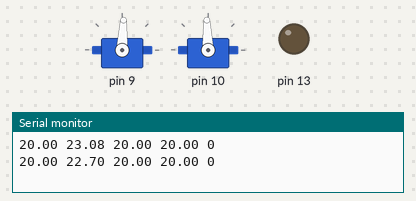
A sketch run on a simulated Arduino Uno, built with avr-gcc and run on an emulated ATmega328P. Parts: 2 × servo, output pins drawn as LEDs (lit = HIGH), the last lines printed to the serial monitor.

Above: at 0.05 s.
At 0.35 s:
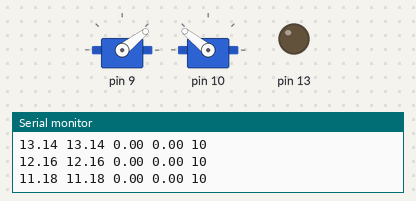
At 0.7 s:
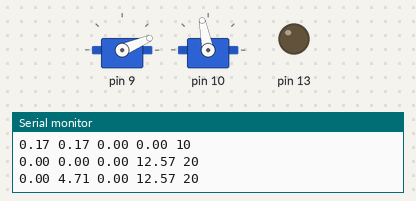
At 1.35 s:
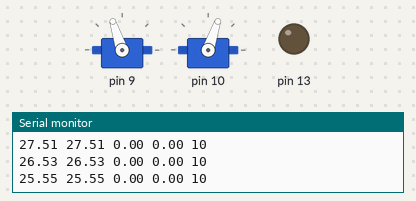
Timing chart, 0 to 3.2 s (numbered marks = the images above):
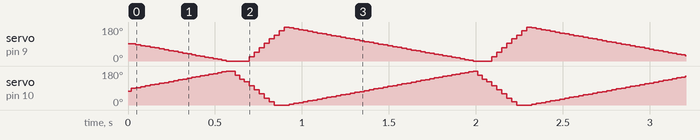

The sketch:

Onslaught.ino
```cpp
#include <Servo.h>
#include "leg.h"

Leg test;

StepPath path;
unsigned long prevMicros = 0;


// Servo testS;


bool goingPositive = true;

void setup(){
    path.appendPoint(0, 0, false);
    path.appendPoint(0, 120, true);
    path.appendPoint(30, 120, true);
    path.appendPoint(40, 0, true);


    pinMode(13, OUTPUT);
    Serial.begin(9600);
    test.begin(9, 10, &path);

    test.setSpeed(.2);
    test.start();

}

void loop(){
    unsigned long newMicros = micros();
    float dt = float(newMicros - prevMicros);// / 1000000.0;
    dt /= 1000000.0;


    test.update(dt);

    prevMicros = newMicros;

}
```

Vector2d.cpp
```cpp
#include "Vector2d.h"
#include <math.h>

Vector2d Vector2d::unit()
{
    float length = sqrt(x * x + y * y);
    return Vector2d(x / length, y / length);
}
Vector2d Vector2d::multiply(float toMultiplyBy)
{
    return Vector2d(x * toMultiplyBy, y * toMultiplyBy);
}


Vector2d Vector2d::add(Vector2d toAdd)
{
    return Vector2d(x + toAdd.x, y + toAdd.y);
}

Vector2d Vector2d::subtract(Vector2d toSubtract)
{
    return Vector2d(x - toSubtract.x, y - toSubtract.y);
}

float Vector2d::length()
{
    return sqrt(x * x + y * y);
}

float Vector2d::distanceTo(Vector2d to)
{
    float dX = to.x - x;
    float dY = to.y - y;
    return sqrt(dX * dX + dY - dY);
}
```

Vector2d.h
```cpp
#ifndef VECTOR2D_H
#define VECTOR2D_H

class Vector2d
{
  public:
    float x;
    float y;

    Vector2d() {;}

    Vector2d(float x, float y)
    : x(x), y(y) {;}

    Vector2d unit();
    Vector2d multiply(float toMultiplyBy);
    Vector2d add(Vector2d toAdd);
    Vector2d subtract(Vector2d toSubtract);

    float length();
    float distanceTo(Vector2d to);
};


#endif
```

leg.cpp
```cpp
#include <math.h>
#include <HardwareSerial.h>

#include "leg.h"

int sign(int num) {
    if (num > 0) {
        return 1;
    } else if (num < 0) {
        return -1;
    } else return 0;
}

static int clamp(int value, int min, int max)
{
    if (value < min) return min;
    else if (value > max) return max;
    else return value;
}
static float clamp(float value, float min, float max)
{
    if (value < min) return min;
    else if (value > max) return max;
    else return value;
}


StepPoint StepPath::getPoint(int* index)
{

    if (*index >= currentPointCount)
    {
        *index = 0;
    }

    if (*index < 0)
    {
        *index = currentPointCount - 1;
    }

    return points[*index];
}

int StepPath::appendPoint(StepPoint newPoint)
{
    if (currentPointCount >= maxPointCount)
    {
        return 1; //Invalid index
    }

    points[currentPointCount] = newPoint;

    currentPointCount ++;


    return 0;
}

int StepPath::appendPoint(float aPosition, float angle, bool rapid)
{
    StepPoint newPoint(aPosition, angle, rapid);
    appendPoint(newPoint);
}

void Leg::setAAngle(int newAAngle)
{
    aServoAngle = clamp(newAAngle, minServoAngle, maxServoAngle);
    A.write(aServoAngle);
}

void Leg::setBAngle(int newBAngle)
{
    bServoAngle = clamp(newBAngle, minServoAngle, maxServoAngle);
    B.write(bServoAngle);
}

void Leg::setARackPosition(float newARackPosition) {
    aRackPosition_mm = clamp(newARackPosition, minRackPosition_mm, maxRackPosition_mm);
    aServoAngle = aRackPosition_mm / maxRackPosition_mm * 180;
    setAAngle(aServoAngle);
}

void Leg::setBRackPosition(float newBRackPosition) {
    bRackPosition_mm = clamp(newBRackPosition, minRackPosition_mm, maxRackPosition_mm);
    bServoAngle = 180 - bRackPosition_mm / maxRackPosition_mm * 180;
    setBAngle(bServoAngle);
}

float Leg::calculateBPosition(float aPosition, float angle) {
    float bPosition = aPosition;
    float bToothOffsetFromA = legGearTeeth * angle / 360;
    float bPositionOffsetFromA = bToothOffsetFromA * rackGearModulus * PI;
    bPosition += bPositionOffsetFromA;
    bPosition = clamp(bPosition, minRackPosition_mm, maxRackPosition_mm);
    // Serial.println(bPositionOffsetFromA);
    return bPosition;
}

void Leg::setALegAngle(float aPosition_mm, float angle)
{
    aPosition_mm = clamp(aPosition_mm, minRackPosition_mm, maxRackPosition_mm);
    setARackPosition(aPosition_mm);

    setBRackPosition(calculateBPosition(aPosition_mm, angle));

}

void Leg::begin(int APin, int BPin, StepPath* tPath)
{


    A.attach(APin);
    B.attach(BPin);

    aRackPosition_mm = stoppedAPosition;
    currentAngle = stoppedAngle;
    bRackPosition_mm = calculateBPosition(aRackPosition_mm, currentAngle);

    targetAPosition = aRackPosition_mm;
    targetBPosition = bRackPosition_mm;

    legGearRadius = legGearModulus * legGearTeeth;

    path = tPath;

    // Serial.print("Position1: ");
    // Serial.print(currentPosition.x);
    // Serial.print(" ");
    // Serial.  println(currentPosition.y);

}

void Leg::setSpeed(float newSpeed)
{
    speed = clamp(newSpeed, -1.0, 1.0);
    if (newSpeed >= 0) {
        setForwards();
    } else {
        setBackwards();
    }
}

void Leg::setStepPath(StepPath* newPath)
{
    path = newPath;
}

void Leg::updateTarget()
{

    switch (mode)
    {
    case(stopped):

        break;
    case(walking):

        StepPoint target = path->getPoint(&nextPointIndex);
        targetAPosition = target.aPosition;
        targetAngle = target.angle;
        targetBPosition = calculateBPosition(targetAPosition, targetAngle);

        if (forwards)
        {
            rapiding = target.rapid;
            nextPointIndex ++;
        }
        else{
            int temp = nextPointIndex + 1;
            rapiding = path->getPoint(&temp).rapid;
            nextPointIndex --;
        }

        break;
    case(stopping):

        targetAPosition = stoppedAPosition;
        targetAngle = stoppedAngle;
        targetBPosition = calculateBPosition(targetAPosition, targetAngle);

        rapiding = true;

        mode = stopped;

        break;
    default:
        break;
    }

}

void Leg::update(float dt)
{

    float da = targetAPosition - aRackPosition_mm;
    float db = targetBPosition - bRackPosition_mm;

    float currentRackSpeed = maxRackSpeed_mmPs;

    if (!rapiding) {
        currentRackSpeed *= speed;
    }

    float rackMovement = currentRackSpeed * dt;

    bool complete = false;

    //Following doesnt work at all.. needs rerwrite
    float movement = -10;
    if (abs(da) < rackMovement and abs(db) < rackMovement) {
            setARackPosition(targetAPosition);
            setBRackPosition(targetBPosition);
            updateTarget();
    } else if (abs(da) > abs(db)) {
        setARackPosition(aRackPosition_mm + rackMovement * sign(da));
        movement = rackMovement / abs(da) * db;


        setBRackPosition(bRackPosition_mm + movement);
    } else {
        setBRackPosition(bRackPosition_mm + rackMovement * sign(db));
        movement = rackMovement / abs(db) * da;


        setARackPosition(aRackPosition_mm + movement);
    }


    // Serial.print("A: ");
    // Serial.print(aRackPosition_mm);
    // Serial.print(" B: ");
    // Serial.print(bRackPosition_mm);
    // Serial.print(" Mode: ");
    // Serial.print(mode);
    // Serial.print(" Target A: ");
    // Serial.print(targetAPosition);
    // Serial.print(" target B: ");
    // Serial.print(targetBPosition);

    // Serial.println();

    Serial.print(aRackPosition_mm);
    Serial.print(" ");
    Serial.print(bRackPosition_mm);
    Serial.print(" ");
    Serial.print(targetAPosition);
    Serial.print(" ");
    Serial.print(targetBPosition);
    Serial.print(" ");
    Serial.print(nextPointIndex * 10);

    Serial.println();
}

void Leg::setForwards()
{
    if (!forwards) {
        forwards = true;

        nextPointIndex += 2;

        updateTarget();
    }
}

void Leg::setBackwards()
{
    if (forwards) {
        forwards = false;

        nextPointIndex -= 2;

        updateTarget();
    }
}

void Leg::stop() {
    if (mode == walking) {
        mode = stopping;
        targetAPosition = aRackPosition_mm;
        targetAngle = 30;
        targetBPosition = calculateBPosition(targetAPosition, targetAngle);
    }

}

void Leg::start() {
    if (mode != walking) {
        rapiding = true;
        mode = walking;
        targetAPosition = aRackPosition_mm;
        targetAngle = 0;
        targetBPosition = calculateBPosition(targetAPosition, targetAngle);
    }
}
```

leg.h
```cpp
#ifndef INVERSE_KINEMATICS_H
#define INVERSE_KINEMATICS_H
#include <Servo.h>

#include "Vector2d.h"

#define PI 3.1416


class StepPoint
{
  public:
    float aPosition;
    float angle;
    bool rapid; //Rapids to this point in forward or from this point in reverse

    StepPoint() {;}
    StepPoint(float aPosition, float angle, bool rapid)
      : aPosition{aPosition}, angle{angle}, rapid(rapid) {;}

};


class StepPath
{
    static constexpr int maxPointCount = 4;

    int currentPointCount = 0;

    StepPoint points[maxPointCount];

    bool isValid = false;

  public:
    StepPath() {;}
    StepPoint getPoint(int* index);
    int appendPoint(StepPoint newPoint);
    int appendPoint(float aPosition, float angle, bool rapid);

};

class Leg
{
    enum Modes {
      stopped,
      walking,
      stopping
    };

    Modes mode = stopped;


    Servo A;
    Servo B;

    float stoppedAPosition = 20;
    float stoppedAngle = 30;

    float currentAngle = stoppedAngle;

    int aServoAngle;
    float aRackPosition_mm;

    int bServoAngle;
    float bRackPosition_mm;

    float rackGearModulus = 1; //Modulus of the rack


    int minServoAngle = 0;
    int maxServoAngle = 180;

    float minRackPosition_mm = 0;
    float maxRackPosition_mm = 12.5 * PI;
    int legGearTeeth = 12; //Number of teeth of the gear attached to the leg
    float legGearModulus = 1; //Modulus of the gear attached to the leg
    float legGearRadius;

    int servoGearTeeth = 25;
    float servoGearModulus = 1;

    float maxServoSpeed_degPs = 600;//600;
    float maxRackSpeed_mmPs = maxServoSpeed_degPs / 260 * 25 * PI;

    float speed = 0; //0 to 1

    bool rapiding;

    float targetAPosition;
    float targetBPosition;
    float targetAngle;

    int nextPointIndex = 0;


    StepPath* path;

    bool forwards = true;


    void setAAngle(int newAAngle);
    void setBAngle(int newBAngle);

    void setARackPosition(float newARackPosition);
    void setBRackPosition(float newBRackPosition);

    void updateTarget();

    float calculateBPosition(float aPosition, float angle);

  public:

    Leg() {;}
    void begin(int APin, int BPin, StepPath* tPath);
    void setALegAngle(float aPosition, float angle);
    void setSpeed(float newSpeed); //0 to 1 of max
    void setStepPath(StepPath* newPath);
    void update(float dt);

    void setForwards();
    void setBackwards();
    void stop();
    void start();
};


#endif
```
